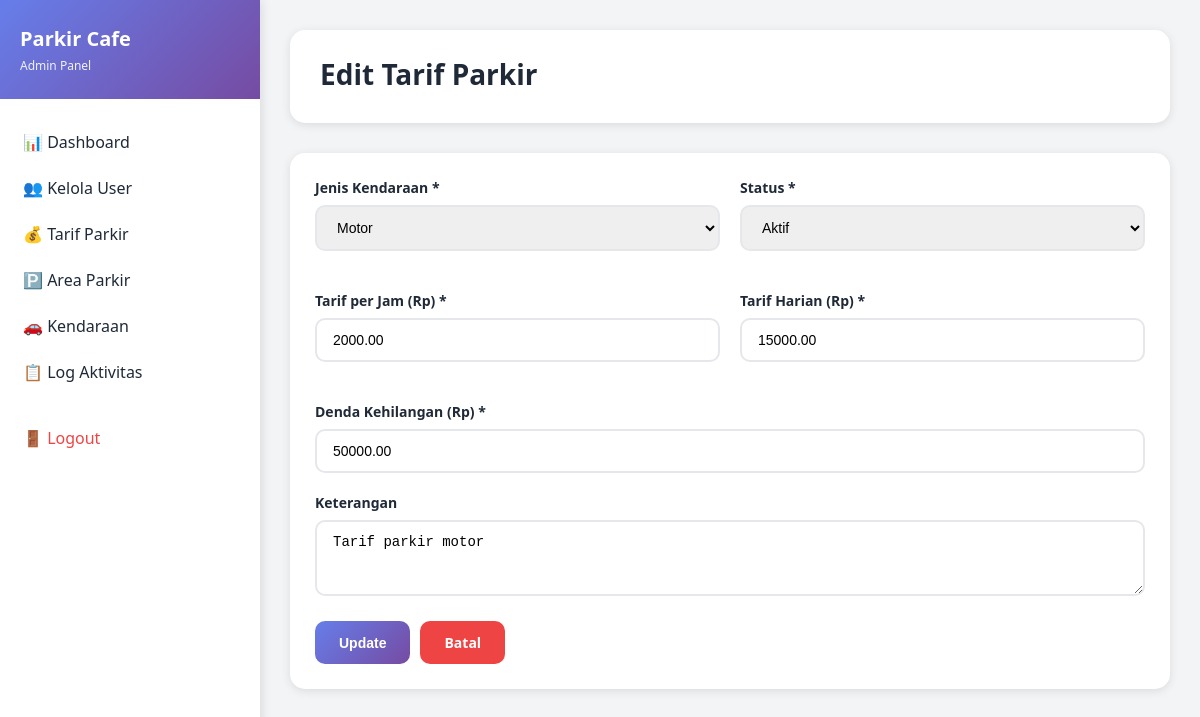
/admin/editTarif/1 (signed in), run on the app's committed database.
### tables this page shows
CREATE TABLE `tarif_parkir` (
  `id` int(11) NOT NULL,
  `jenis_kendaraan` enum('motor','mobil','bus','truk') NOT NULL,
  `tarif_per_jam` decimal(10,2) NOT NULL,
  `tarif_harian` decimal(10,2) DEFAULT NULL,
  `denda_kehilangan` decimal(10,2) DEFAULT NULL,
  `keterangan` text DEFAULT NULL,
  `status` enum('aktif','nonaktif') DEFAULT 'aktif',
  `created_at` timestamp NOT NULL DEFAULT current_timestamp(),
  `updated_at` timestamp NOT NULL DEFAULT current_timestamp() ON UPDATE current_timestamp()
);

### controllers/AdminController.php (called while the page is built, shortened)
<?php
class AdminController extends Controller {
    private $tarifModel;
    public function __construct() {
        $this->tarifModel = $this->model('TarifModel');
    }
    public function editTarif($id) {
        $data = [
            'title' => 'Edit Tarif Parkir',
            'tarif' => $this->tarifModel->getById($id)
        ];
        $this->view('admin/tarif/edit', $data);
    }
}

### core/App.php (called while the page is built, shortened)
<?php
class App {
    protected $method = 'login';
    public function __construct() {
        $url = $this->parseURL();
        if (isset($url[0])) {
            $controllerName = ucfirst($url[0]) . 'Controller';
            $controllerPath = __DIR__ . '/../controllers/' . $controllerName . '.php';
            if (file_exists($controllerPath)) {
                unset($url[0]);
            }
        }
        $this->controller = new $this->controller;
        if (isset($url[1])) {
            if (method_exists($this->controller, $url[1])) {
                $this->method = $url[1];
                unset($url[1]);
            }
        }
        $this->params = $url ? array_values($url) : [];
        call_user_func_array([$this->controller, $this->method], $this->params);
    }
    public function parseURL() {
        if (isset($_GET['url'])) {
            $url = rtrim($_GET['url'], '/');
            $url = filter_var($url, FILTER_SANITIZE_URL);
            $url = explode('/', $url);
            return $url;
        }
        return [];
    }
}

### index.php (called while the page is built, shortened)
<?php
$app = new App();

### core/Model.php (called while the page is built, shortened)
<?php
class Model {
    protected $db;
    protected $table;
    public function __construct() {
        $this->db = Database::getInstance()->getConnection();
    }
    public function getById($id) {
        $stmt = $this->db->prepare("SELECT * FROM {$this->table} WHERE id = ?");
        $stmt->execute([$id]);
        return $stmt->fetch();
    }
}

### config/Database.php (called while the page is built, shortened)
<?php
class Database {
    private static $instance = null;
    private $connection;
    private $host = 'localhost';
    private $dbname = 'parkir_cafe';
    private $username = 'root';
    private $password = '';
    private function __construct() {
        try {
            $this->connection = new PDO(
                "mysql:host={$this->host};dbname={$this->dbname};charset=utf8mb4",
                $this->username,
                $this->password,
                [
                    PDO::ATTR_ERRMODE => PDO::ERRMODE_EXCEPTION,
                    PDO::ATTR_DEFAULT_FETCH_MODE => PDO::FETCH_ASSOC,
                    PDO::ATTR_EMULATE_PREPARES => false
                ]
            );
        } catch (PDOException $e) {
            die("Database connection failed: " . $e->getMessage());
        }
    }
    public static function getInstance() {
        if (self::$instance === null) {
            self::$instance = new self();
        }
        return self::$instance;
    }
    public function getConnection() {
        return $this->connection;
    }
}

### views/admin/tarif/edit.php (the view, shortened to what this page needs)
<?php require_once __DIR__ . '/../../layouts/header.php'; ?>
<div class="page-header">
    <h1>Edit Tarif Parkir</h1>
</div>
<div class="card">
    <div class="card-body">
        <form action="<?= BASE_URL ?>admin/updateTarif/<?= $tarif['id'] ?>" method="POST">
            <div class="form-row">
                <div class="form-group">
                    <label for="jenis_kendaraan">Jenis Kendaraan *</label>
                    <select id="jenis_kendaraan" name="jenis_kendaraan" required>
                        <option value="motor" <?= $tarif['jenis_kendaraan'] == 'motor' ? 'selected' : '' ?>>Motor</option>
                    </select>
                </div>
                <div class="form-group">
                    <label for="status">Status *</label>
                    <select id="status" name="status" required>
                        <option value="aktif" <?= $tarif['status'] == 'aktif' ? 'selected' : '' ?>>Aktif</option>
                    </select>
                </div>
            </div>
            <div class="form-row">
                <div class="form-group">
                    <label for="tarif_per_jam">Tarif per Jam (Rp) *</label>
                    <input type="number" id="tarif_per_jam" name="tarif_per_jam" value="<?= $tarif['tarif_per_jam'] ?>" required min="0" step="100">
                </div>
                <div class="form-group">
                    <label for="tarif_harian">Tarif Harian (Rp) *</label>
                    <input type="number" id="tarif_harian" name="tarif_harian" value="<?= $tarif['tarif_harian'] ?>" required min="0" step="100">
                </div>
            </div>
            <div class="form-group">
                <label for="denda_kehilangan">Denda Kehilangan (Rp) *</label>
                <input type="number" id="denda_kehilangan" name="denda_kehilangan" value="<?= $tarif['denda_kehilangan'] ?>" required min="0" step="1000">
            </div>
            <div class="form-group">
                <label for="keterangan">Keterangan</label>
                <textarea id="keterangan" name="keterangan" rows="3"><?= $tarif['keterangan'] ?></textarea>
            </div>
            <div class="d-flex gap-2 mt-3">
                <button type="submit" class="btn btn-primary">Update</button>
                <a href="<?= BASE_URL ?>admin/tarif" class="btn btn-danger">Batal</a>
            </div>
        </form>
    </div>
</div>
<?php require_once __DIR__ . '/../../layouts/footer.php'; ?>

### public/css/style.css (style rules this page uses)
* { margin: 0; padding: 0; box-sizing: border-box; }
:root { --primary: #667eea; --primary-dark: #5568d3; --secondary: #764ba2; --success: #10b981; --danger: #ef4444; --warning: #f59e0b; --info: #3b82f6; --dark: #1f2937; --light: #f3f4f6; --white: #ffffff; --border: #e5e7eb; --shadow: rgba(0, 0, 0, 0.1); --shadow-lg: rgba(0, 0, 0, 0.15); }
body { font-family: 'Segoe UI', Tahoma, Geneva, Verdana, sans-serif; background: linear-gradient(135deg, #667eea 0%, #764ba2 100%); min-height: 100vh; color: var(--dark); }
.form-group { margin-bottom: 20px; }
.form-group label { display: block; margin-bottom: 8px; font-weight: 600; color: var(--dark); font-size: 14px; }
.form-group input, .form-group select, .form-group textarea { width: 100%; padding: 12px 16px; border: 2px solid var(--border); border-radius: 10px; font-size: 14px; transition: all 0.3s ease; }
.btn { display: inline-block; padding: 12px 24px; border: none; border-radius: 10px; font-size: 14px; font-weight: 600; cursor: pointer; transition: all 0.3s ease; text-decoration: none; text-align: center; }
.btn-primary { background: linear-gradient(135deg, var(--primary) 0%, var(--secondary) 100%); color: var(--white); }
.btn-danger { background: var(--danger); color: var(--white); }
.page-header { background: var(--white); padding: 25px 30px; border-radius: 15px; margin-bottom: 30px; box-shadow: 0 2px 10px var(--shadow); }
.page-header h1 { font-size: 28px; color: var(--dark); margin-bottom: 5px; }
.card { background: var(--white); border-radius: 15px; box-shadow: 0 2px 10px var(--shadow); margin-bottom: 30px; }
.card-body { padding: 25px; }
.form-row { display: grid; grid-template-columns: repeat(auto-fit, minmax(250px, 1fr)); gap: 20px; margin-bottom: 20px; }
.mt-3 { margin-top: 20px; }
.d-flex { display: flex; }
.gap-2 { gap: 10px; }

### data on the page
tarif_parkir: jenis_kendaraan "Motor", status "Aktif", tarif_per_jam "2000.00", tarif_harian "15000.00", denda_kehilangan "50000.00", keterangan "Tarif parkir motor"

### other printed values
$_SESSION['role'] "Admin"
